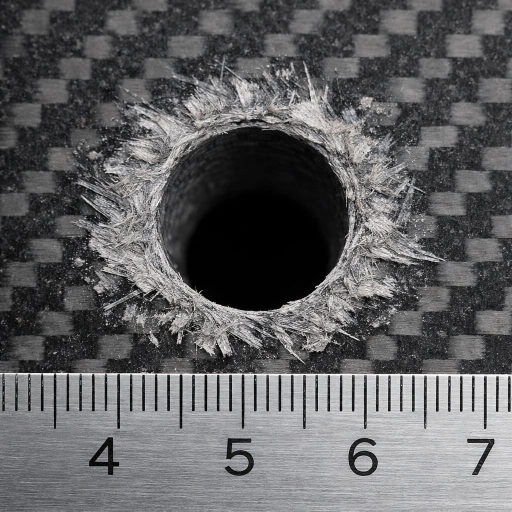
#> input picture images/sample.jpeg, 1024 x 1024 px (shown at 1/2 size)
$ python measure.py
#> lines starting #> are read from the running program, lines starting #| are printed output that depends on the picture
import cv2
import numpy as np

img = cv2.imread("images/sample.jpeg")
#> img is the input picture: shape (1024, 1024, 3); mean B, G, R 98.2, 96.8, 96.9

if img is None:
    print("Image not found")
    exit()

gray = cv2.cvtColor(img, cv2.COLOR_BGR2GRAY)
gray = cv2.GaussianBlur(gray,(9,9),2)
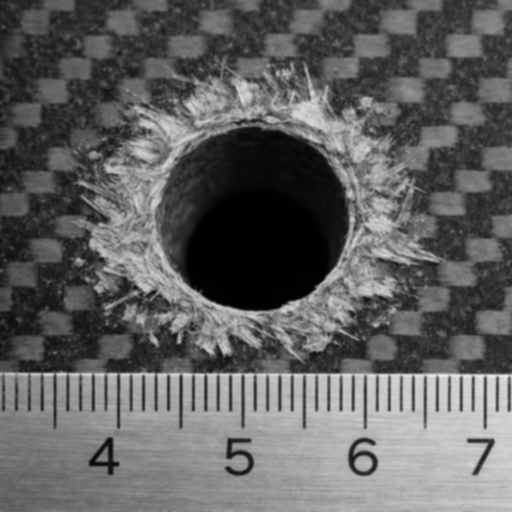
#> gray: shape (1024, 1024) (shown at 1/2 size); min 0, max 238, mean 96.9

circles = cv2.HoughCircles(
    gray,
    cv2.HOUGH_GRADIENT,
    dp=1.2,
    minDist=200,
    param1=50,
    param2=30,
    minRadius=200,
    maxRadius=400
)
#> circles = 24 rows, first 8: [441, 413.4, 259.4], [505.8, 625.8, 388.8], [648.6, 384.6, 367.6], [522.6, 227.4, 394], [765, 789, 233], [237, 797.4, 251.5], [60.6, 652.2, 310.9], [987, 467.4, 289.8]

if circles is not None:

    circles = np.uint16(np.around(circles))
#> circles = 24 rows, first 8: [441, 413, 259], [506, 626, 389], [649, 385, 368], [523, 227, 394], [765, 789, 233], [237, 797, 251], [61, 652, 311], [987, 467, 290]

    max_diameter = 0

    for c in circles[0,:]:
        diameter_pixels = c[2] * 2
        if diameter_pixels > max_diameter:
            max_diameter = diameter_pixels
#> this loop made 24 passes
#> (c, diameter_pixels, max_diameter) on passes 1, 2, 4, 11: ([441, 413, 259], 518, 518), ([506, 626, 389], 778, 778), ([523, 227, 394], 788, 788), ([980, 794, 399], 798, 798)
#> (c, diameter_pixels) on passes 3, 5, 6, 7, 8, 9: ([649, 385, 368], 736), ([765, 789, 233], 466), ([237, 797, 251], 502), ([61, 652, 311], 622), ([987, 467, 290], 580), ([490, 897, 265], 530)
#> after the loop, max_diameter = 798

    pixels_per_mm = 20

    diameter_mm = max_diameter / pixels_per_mm
#> diameter_mm = 39.9

    print("Maximum diameter (pixels):", max_diameter)
#| Maximum diameter (pixels): 798
    print("Maximum diameter (mm):", diameter_mm)
#| Maximum diameter (mm): 39.9
